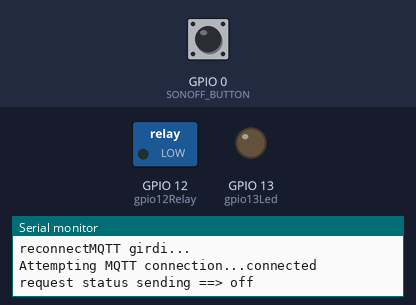
Recording of a sketch running on a simulated ESP8266 (NodeMCU). Shown: switched loads named in the sketch (green lamp = pin HIGH), output pins drawn as LEDs (lit = HIGH), the last lines printed to the serial monitor. Inputs (shaded band) come from the test bench; at power-on: GPIO 0 (SONOFF_BUTTON) HIGH. WiFi joins after 1.5 s; servers stay silent unless stated; no MQTT or app messages arrive unless stated. At 15.8 s the program restarts the board; the recording ends there.

Above: at 12.1 s.
12.2 s: GPIO 0 (SONOFF_BUTTON) pulled LOW for 0.15 s
At 12.6 s:
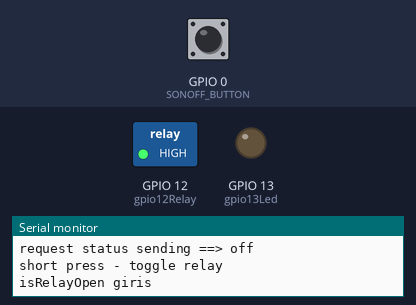
13.8 s: GPIO 0 (SONOFF_BUTTON) pulled LOW for 1 s
At 15.6 s:
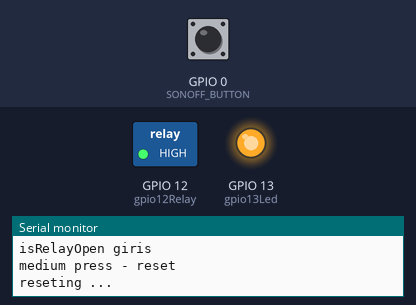
Timing chart, 0 to 15.8 s (numbered marks = the images above; inputs shaded):
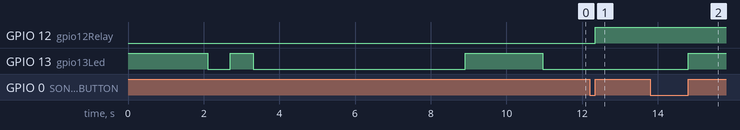

Measured:
- after the input at 12.2 s, GPIO 12 (gpio12Relay): LOW → HIGH after 0.15 s
- after the input at 13.8 s, GPIO 13 (gpio13Led): LOW → HIGH after 1.0 s

The sketch:

esp32_sonoff_MQTT_.ino
```cpp
#include "config.h"
#include <ESP8266WiFi.h>
#include <WiFiClient.h>
#include <ArduinoOTA.h>
#include <PubSubClient.h>
#include <SimpleTimer.h>


WiFiClient espClient;
PubSubClient mqttClient(espClient);
SimpleTimer timer;

#define gpio13Led         13
#define gpio12Relay       12
#define SONOFF_BUTTON     0
#define mqttAllRequest "sonoff_all/request"
#define mqttAllResponse "sonoff_all/response"

const char *ssid = WIFI_SSID;
const char *password = WIFI_PASSWORD;
const char *mqtt_server = MQTT_ADDRESS;

String hostName = "esp8266-" + deviceNames[hostNumber];
String mqttRequest =  hostName + "/request";
String mqttResponse = hostName + "/response";

int counter = 0;
int buttonState = HIGH;
static long startPress = 0;
bool mqConnected = false;


void setup(void) {
  pinMode(SONOFF_BUTTON, INPUT);
  attachInterrupt(SONOFF_BUTTON, changeButtonState, CHANGE);
  pinMode(gpio13Led, OUTPUT);
  changeLedStatus("off");

  pinMode(gpio12Relay, OUTPUT);
  changeRelayStatus("off");

  Serial.begin(9600);
  delay(2000);
  Serial.println("Connecting ... ");
  WiFi.begin(ssid, password);
  Serial.println("");

  // Wait for connection
  while (WiFi.status() != WL_CONNECTED) {
    if (counter % 2 == 0) {
      changeLedStatus("on");
    }
    else {
      changeLedStatus("off");
    }
    delay(600);
    Serial.print(".");
    ++counter;
    Serial.print("counter ==> ");
    Serial.println(counter);
    Serial.println(getRelayStatus());
    if (counter > 150 ) {
      if (isRelayOpen()) {
        counter = 0;
      }
      else {
        restart();
      }
    }
  }
  counter = 0;
  Serial.println("");
  Serial.print("Connected to ");
  Serial.println(ssid);
  Serial.print("IP address: ");
  Serial.println(WiFi.localIP());
  changeLedStatus("on");
  delay(5000);
  changeLedStatus("off");
  delay(2000);

  mqttClient.setServer(mqtt_server, 1883);
  mqttClient.setCallback(callbackMQTT);

  otaProcess();
  timer.setInterval(60000L, myTimerEvent);
}

void loop(void) {
  //Serial.println(getRelayStatus());
  if (!mqttClient.connected()) {
    reconnectMQTT();
  }
  else
  {
    mqttClient.loop();
  }
  ArduinoOTA.handle();
  timer.run();
}

void myTimerEvent() {
  Serial.println("myTimerEvent girdi...");
  if (mqttClient.connected()) {
      Serial.println(getRelayStatus());
      sendMqMessage(getRelayStatus());
  }
}

void changeButtonState() {
  controlButtonState();
}

void toogleRelayStatus() {
  //  Serial.println("toogleRelayStatus giris");
  if (isRelayOpen()) {
    digitalWrite(gpio12Relay, LOW);
  }
  else {
    digitalWrite(gpio12Relay, HIGH);
  }
  if (mqConnected) {
    sendMqMessage(getRelayStatus());
  }
}

void changeRelayStatus(String rStatus) {

  if (rStatus == "on") {
    digitalWrite(gpio12Relay, HIGH);
  }
  else {
    digitalWrite(gpio12Relay, LOW);
  }
  delay(100);
  if (mqConnected) {
    sendMqMessage(getRelayStatus());
  }
}

void reconnectMQTT() {
  Serial.println("reconnectMQTT girdi...");
  counter = 0;
  mqConnected = false;
  while (!mqttClient.connected()) {
    Serial.print("Attempting MQTT connection...");
    changeLedStatus("off");
    // Attempt to connect
    if (WiFi.status() == WL_CONNECTED && mqttClient.connect(string2char(hostName))) {
      //Connected....
      mqConnected = true;
      Serial.println("connected");
      counter = 0;
      mqttClient.subscribe(string2char(mqttRequest));
      mqttClient.subscribe(string2char(mqttAllRequest));
      Serial.print("request status sending ==> ");
      Serial.println(getRelayStatus());
      sendMqMessage(getRelayStatus());
      changeLedStatus("on");

    } else {
      Serial.print("failed, rc=");
      Serial.print(mqttClient.state());
      Serial.println(" try again in 1 second");
      ++counter;
      Serial.print("counter ==> ");
      Serial.println(counter);
      Serial.println(getRelayStatus());
      if (counter > 10) {
        if (isRelayOpen()) {
          counter = 0;
        }
        else {
          restart();
        }
      }
      // Wait .3 seconds before retrying
      for (int i = 0; i <= 3; i++) {
        changeLedStatus("on");
        delay(200);
        changeLedStatus("off");
        delay(200);
      }
      ArduinoOTA.handle();
    }
  }
}

void callbackMQTT(char* topic, byte* payload, unsigned int length) {
  Serial.println("Message arrived [");
  Serial.print(topic);
  String topicStr = String(topic);
  String value = "";
  for (int i = 0; i < length; i++) {
    char receivedChar = (char)payload[i];
    value += String(receivedChar);
  }
  printy(topicStr, value);

  if (topicStr == mqttRequest) {
    if (value == "on") {
      Serial.println("request on ");
      changeRelayStatus("on");
    }
    else if (value == "off") {
      Serial.println("request off ");
      changeRelayStatus("off");
    }
    else if (value == "status") {
      Serial.print("request status sending ==> ");
      Serial.println(getRelayStatus());
      sendMqMessage(getRelayStatus());

    }
  }
  else if(topicStr == mqttAllRequest){
    if (value == "showip") {
      Serial.println("showip");
      mqttClient.publish(string2char(mqttAllResponse), string2char(hostName + " ==>" + WiFi.localIP().toString()));
    }
  }

}

void changeLedStatus(String rStatus) {
  if (rStatus == "on") {
    digitalWrite(gpio13Led, LOW);
  }
  else {
    digitalWrite(gpio13Led, HIGH);
  }
}

String getRelayStatus() {
  return digitalRead(gpio12Relay) == HIGH ? "on" : "off";
}

boolean isRelayOpen() {
  Serial.println("isRelayOpen giris");
  return digitalRead(gpio12Relay) == HIGH ? true : false;
}

void sendMqMessage(String msg) {
  mqttClient.publish(string2char(mqttResponse), string2char(msg));
}

void otaProcess()
{
  //OTA
  // Port defaults to 8266
  // ArduinoOTA.setPort(8266);
  // Hostname defaults to esp8266-[ChipID]
  ArduinoOTA.setHostname(string2char(hostName));
  // No authentication by default
  //ArduinoOTA.setPassword((const char *)"xxx");
  ArduinoOTA.onStart([]() {
    Serial.println("Start");
  });
  ArduinoOTA.onEnd([]() {
    Serial.println("\nEnd");
  });
  ArduinoOTA.onProgress([](unsigned int progress, unsigned int total) {
    Serial.printf("Progress: %u%%\r", (progress / (total / 100)));
  });
  ArduinoOTA.onError([](ota_error_t error) {
    Serial.printf("Error[%u]: ", error);
    if (error == OTA_AUTH_ERROR) Serial.println("Auth Failed");
    else if (error == OTA_BEGIN_ERROR) Serial.println("Begin Failed");
    else if (error == OTA_CONNECT_ERROR) Serial.println("Connect Failed");
    else if (error == OTA_RECEIVE_ERROR) Serial.println("Receive Failed");
    else if (error == OTA_END_ERROR) Serial.println("End Failed");
  });
  ArduinoOTA.begin();
}

void printy(String p1, int p2)
{
  printy(p1, String(p2));
}

void printy(String p1, double p2)
{
  printy(p1, String(p2));
}

void printy(String p1, float p2)
{
  printy(p1, String(p2));
}
void printy(String p1, String p2)
{
  Serial.print(p1);
  Serial.print(" ==> ");
  Serial.println(p2);
}

char* string2char(String command) {
  if (command.length() != 0) {
    char *p = const_cast<char*>(command.c_str());
    return p;
  }
}

void restart() {
  Serial.println("reseting ...");
  changeLedStatus("off");
  delay(1000);
  ESP.reset();
  delay(1000);
}

void controlButtonState() {
  int currentState = digitalRead(SONOFF_BUTTON);
  if (currentState != buttonState) {
    if (buttonState == LOW && currentState == HIGH) {
      long duration = millis() - startPress;
      if (duration < 1000) {
        Serial.println("short press - toggle relay");
        toogleRelayStatus();
      } else if (duration < 5000) {
        Serial.println("medium press - reset");
        restart();
      } else if (duration < 60000) {
        Serial.println("long press - reset settings");
        restart();
      }
    } else if (buttonState == HIGH && currentState == LOW) {
      startPress = millis();
    }
    buttonState = currentState;
  }
}
```

config.h
```cpp
// Your Wifi SSID.
#define WIFI_SSID "wifi"

// Wifi password.
#define WIFI_PASSWORD ""

// MQTT server details.
#define MQTT_ADDRESS "192.168.0.1"
#define MQTT_USERNAME ""
#define MQTT_PASSWORD ""

//Select Which device is uploading
#define hostNumber        0

//Fill All Devices Name
String deviceNames[] = {
 "sonoff_saloon1",              // 0 ==>
 "sonoff_saloon2",       // 1 ==>
 "sonoff_kitchen1",  // 2 ==>
 "sonoff_kitchen2",           // 3 ==>
 "sonoff_living_room1",          // 4 ==>
 "sonoff_living_room2",      // 5 ==>
//
};
```
